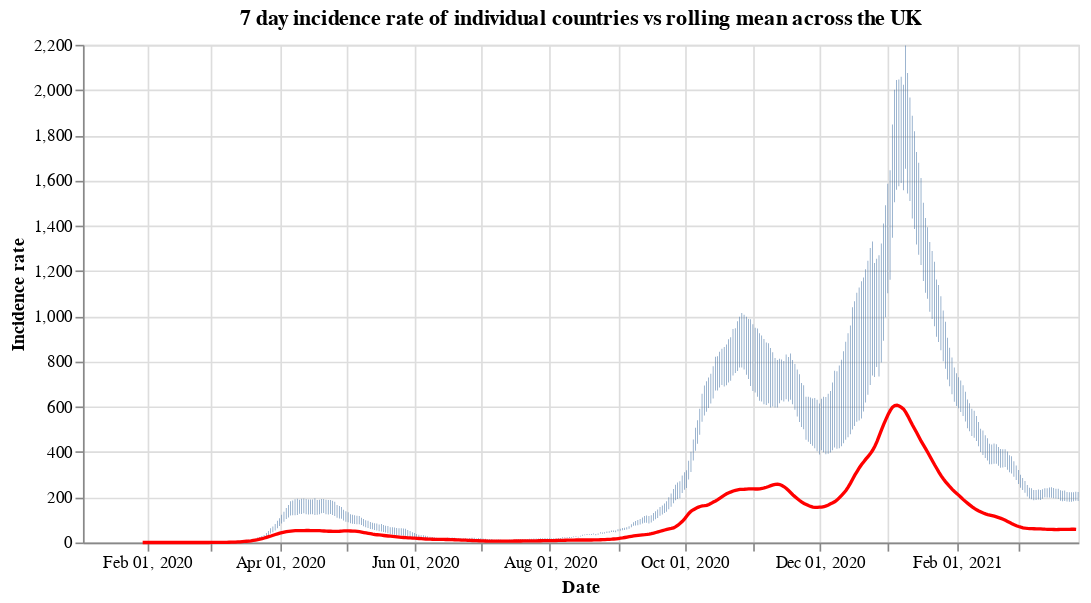

Notebook code cell kept with this figure:
### Code cell
#collapse
countries = uk_cases['areaName'].unique()
countries.sort()

selection = alt.selection_single(
    name='Select',
    fields=['areaName'],
    init={'areaName': 'Wales'},
    bind={'areaName': alt.binding_select(options=countries)}
)

# scatter plot, modify opacity based on selection
bars = alt.Chart(uk_cases).mark_bar().add_selection(
    selection
).encode(
    x=alt.X("yearmonthdate(date):T", axis=alt.Axis(title='Date')),
    y=alt.Y("weeklyCasesRate:Q", axis=alt.Axis(title='Incidence rate')),
    tooltip='weeklyCasesRate:Q',
    opacity=alt.condition(selection, alt.value(1), alt.value(0))
).properties(title=f'7 day incidence rate of individual countries vs rolling mean across the UK', width=600)

line = alt.Chart(overview_cases).mark_line(
    color='red',
    size=2,
).transform_window(
    rolling_mean='mean(weeklyCasesRate)',
    frame=[0, 7]
).encode(
    x='yearmonthdate(date):T',
    y='rolling_mean:Q'
)

alt.layer(bars, line)

### Figure 1 — Vega-Lite specification as saved in the notebook (floating-point values rounded to 4 significant figures; data arrays with more than 128 entries replaced by an {"elided": "..."} marker saying what was removed)
{"config": {"view": {"continuousWidth": 400, "continuousHeight": 300}}, "layer": [{"data": {"name": "data-f3ef59e3bce6057f3e5120449a71455f"}, "mark": "bar", "encoding": {"opacity": {"condition": {"value": 1, "selection": "Select"}, "value": 0}, "tooltip": {"type": "quantitative", "field": "weeklyCasesRate"}, "x": {"type": "temporal", "axis": {"title": "Date"}, "field": "date", "timeUnit": "yearmonthdate"}, "y": {"type": "quantitative", "axis": {"title": "Incidence rate"}, "field": "weeklyCasesRate"}}, "selection": {"Select": {"type": "single", "fields": ["areaName"], "init": {"areaName": "Wales"}, "bind": {"areaName": {"input": "select", "options": ["England", "Northern Ireland", "Scotland", "Wales"]}}}}, "title": "7 day incidence rate of individual countries vs rolling mean across the UK", "width": 600}, {"data": {"name": "data-6ae500538c2152df7cc45fc8acfde146"}, "mark": {"type": "line", "color": "red", "size": 2}, "encoding": {"x": {"type": "temporal", "field": "date", "timeUnit": "yearmonthdate"}, "y": {"type": "quantitative", "field": "rolling_mean"}}, "transform": [{"window": [{"op": "mean", "field": "weeklyCasesRate", "as": "rolling_mean"}], "frame": [0, 7]}]}], "$schema": "https://vega.github.io/schema/vega-lite/v4.8.1.json", "datasets": {"data-f3ef59e3bce6057f3e5120449a71455f": {"elided": "1800 records"}, "data-6ae500538c2152df7cc45fc8acfde146": {"elided": "423 records"}}}
